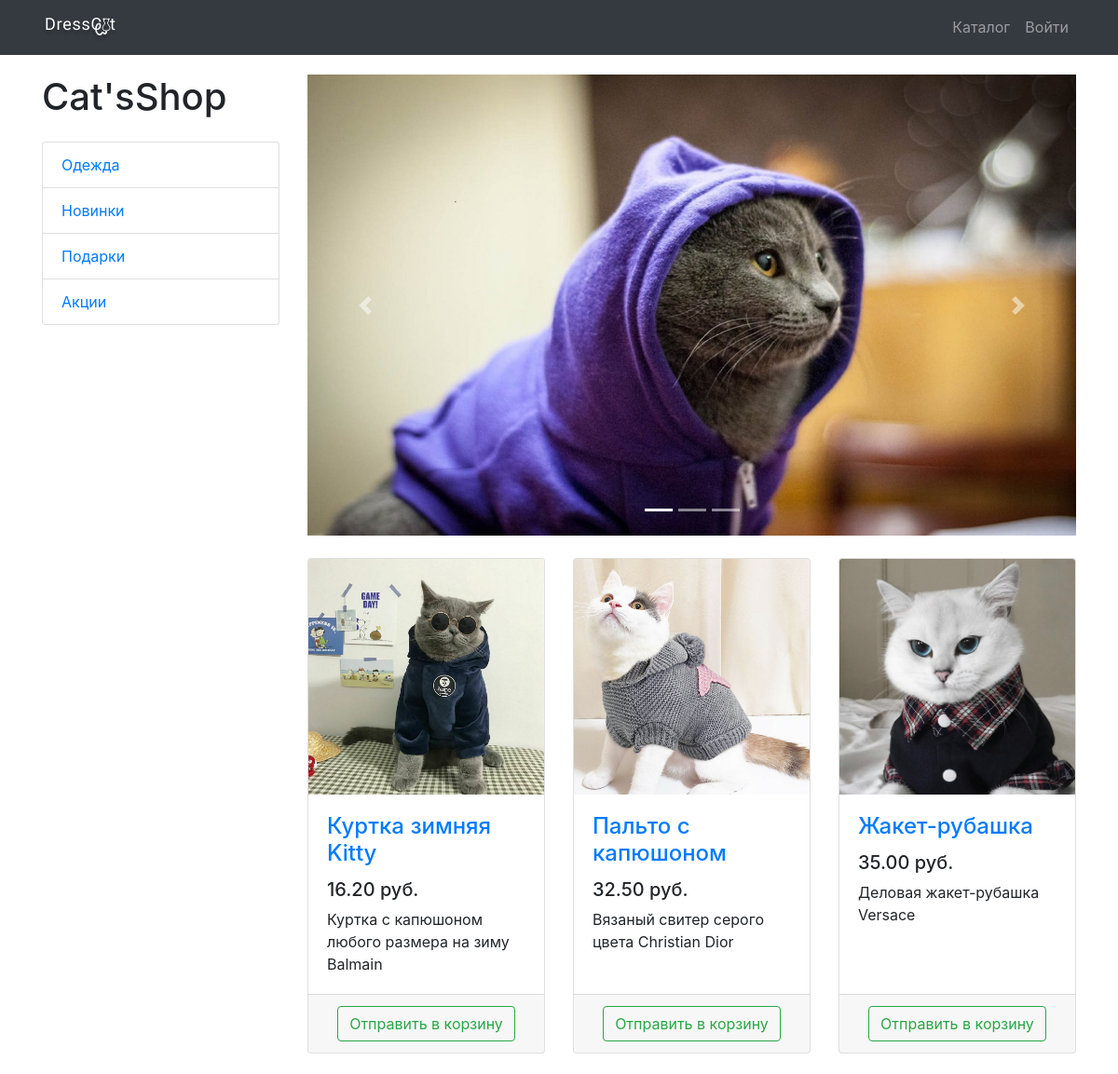
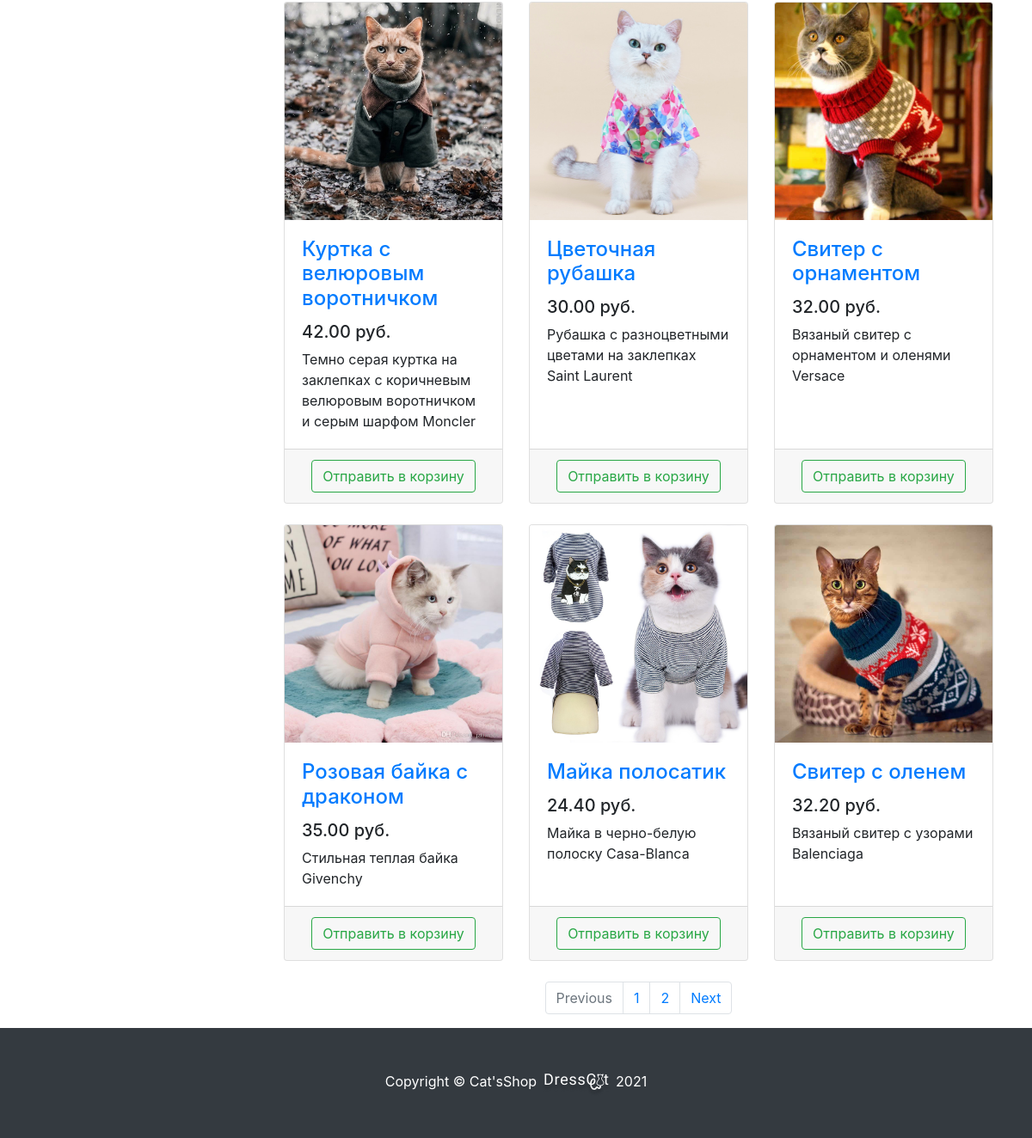
Screenshot of /products/ with the database file from the repository (2 pictures, top to bottom).
### products/models.py (models this page shows, shortened)
class ProductCategory(models.Model):
    name = models.CharField(max_length=64, unique=True)
    description = models.TextField(blank=True)
    class Meta:
        verbose_name_plural = 'Product Categories'

class Product(models.Model):
    name = models.CharField(max_length=256)
    image = models.ImageField(upload_to='products_images', blank=True)
    description = models.TextField(blank=True)
    short_description = models.CharField(max_length=64, blank=True)
    price = models.DecimalField(max_digits=5, decimal_places=2, default=0)
    quantity = models.PositiveIntegerField(default=0)
    category = models.ForeignKey(ProductCategory, on_delete=models.CASCADE)
    class Meta:
        ordering = ['category_id']

### products/views.py (the view)
# urls.py: path('', products, name='index'),
def products(request, category_id=None, page=1):
    context = {'title': 'DressCat - Каталог', 'categories': ProductCategory.objects.all()}
    if category_id:
        products = Product.objects.filter(category_id=category_id)
    else:
        products = Product.objects.all()
    paginator = Paginator(products, 9)
    products_paginator = paginator.page(page)
    context.update({'products': products_paginator})
    return render(request, 'products/products.html', context)

### products/templates/products/products.html (shortened to what this page needs)
{% extends  'products/base.html' %}
{% load static %}
{% block css %}
    <link href="{% static 'css/products.css' %}" rel="stylesheet">
{% endblock %}
{% block content %}
    <div class="container">
        <div class="row">
            <div class="col-lg-3">
                <h1 class="my-4">Cat'sShop</h1>
                <div class="list-group">
                    {% for category in categories %}
                        <a href="{% url 'products:category' category.id %}"
                           class="list-group-item">
                            {{ category.name }}
                        </a>
                    {% endfor %}
                </div>
            </div>
            <div class="col-lg-9">
                <div id="carouselExampleIndicators" class="carousel slide my-4" data-ride="carousel">
                    <ol class="carousel-indicators">
                        <li data-target="#carouselExampleIndicators" data-slide-to="0" class="active"></li>
                        <li data-target="#carouselExampleIndicators" data-slide-to="1"></li>
                        <li data-target="#carouselExampleIndicators" data-slide-to="2"></li>
                    </ol>
                    <div class="carousel-inner" role="listbox">
                        <div class="carousel-item active">
                            <img class="d-block img-fluid" src="{% static 'vendor/img/slides/slide1.jpg' %}" alt="First slide">
                        </div>
                    </div>
                    <a class="carousel-control-prev" href="#carouselExampleIndicators" role="button" data-slide="prev">
                        <span class="carousel-control-prev-icon" aria-hidden="true"></span>
                    </a>
                    <a class="carousel-control-next" href="#carouselExampleIndicators" role="button" data-slide="next">
                        <span class="carousel-control-next-icon" aria-hidden="true"></span>
                    </a>
                </div>
                <div class="row">
                    {% for product in products %}
                        <div class="col-lg-4 col-md-6 mb-4">
                        <div class="card h-100">
                            <a href="#">
                                <img class="card-img-top"
                                     src="/media/{{ product.image }}"
                                     alt="">
                            </a>
                            <div class="card-body">
                                <h4 class="card-title">
                                    <a href="#">{{ product.name }}</a>
                                </h4>
                                <h5>{{ product.price }} руб.</h5>
                                <p class="card-text">{{ product.description }}</p>
                            </div>
                            <div class="card-footer text-center">
                                <a href="{% url 'products:basket_add' product.id %}">
                                    <button type="button" class="btn btn-outline-success">
                                        Отправить в корзину
                                    </button>
                                </a>
                            </div>
                        </div>
                    </div>
                    {% endfor %}
                </div>
                <nav aria-label="Page navigation example">
                    <ul class="pagination justify-content-center">
                        <li class="page-item {% if not products.has_previous %} disabled {% endif %}">
                            <a class="page-link"
                               href="{% if products.has_previous %}
                               {% url 'products:page' products.previous_page_number %}
                               {% else %} # {% endif %}"
                               tabindex="-1" aria-disabled="true">Previous</a>
                        </li>
                        {% for page in products.paginator.page_range %}
                            <li class="page-item">
                                <a class="page-link" href="{% url 'products:page' page %}">
                                    {{ page }}
                                </a>
                            </li>
                        {% endfor %}
                        <li class="page-item {% if not products.has_next %} disabled {% endif %}">
                            <a class="page-link"
                              href="{% if products.has_next %}
                               {% url 'products:page' products.next_page_number %}
                               {% else %} # {% endif %}">
                                Next
                            </a>
                        </li>
                    </ul>
                </nav>
            </div>
        </div>
    </div>
{% endblock %}
{% block footer %}
    <footer class="py-5 bg-dark">
        <div class="container">
            <p class="m-0 text-center text-white">
                Copyright &copy; Cat'sShop
                <img src="{% static 'vendor/img/logo_small.png' %}"> 2021
            </p>
        </div>
    </footer>
{% endblock %}

### products/templates/products/base.html (shortened to what this page needs)
{% load static %}
<!DOCTYPE html>
<html lang="en">
<head>
    <link href="{% static 'vendor/bootstrap/css/bootstrap.min.css' %}"  rel="stylesheet">
    {% block css %} {% endblock %}
</head>
<body>
<nav class="navbar navbar-expand-lg navbar-dark bg-dark fixed-top">
    <div class="container">
        <a class="navbar-brand" href="{% url 'index' %}"><img src="{% static 'vendor/img/logo_big.png' %}"></a>
        <div class="collapse navbar-collapse" id="navbarResponsive">
            <ul class="navbar-nav ml-auto">
                <li class="nav-item">
                    <a class="nav-link" href="{% url 'products:index' %}">Каталог  </a>
                </li>
                {% if user.is_authenticated %}
                    <li class="nav-item">
                        <a class="nav-link" href="{% url 'users:profile' %}">{{ user.username }}
                            <i class="fas fa-user-circle"></i>
                        </a>
                    </li>
                <li class="nav-item">
                    <a class="nav-link" href="{% url 'users:logout' %}">Выйти <i class="fas fa-sign-out-alt"></i></a>
                </li>
                {% else %}
                    <li class="nav-item">
                        <a class="nav-link" href="{% url 'users:login' %}">Войти </a>
                    </li>
                {% endif %}
            </ul>
        </div>
    </div>
</nav>
{% block content %} {% endblock %}
{% block footer %} {% endblock %}
</body>
</html>

### static/css/products.css (style rules this page uses)
body { padding-top: 56px; }

### rows the page displays
ProductCategory: name "Одежда"
ProductCategory: name "Новинки"
ProductCategory: name "Подарки"
ProductCategory: name "Акции"
Product: image (picture), name "Куртка зимняя Kitty", price "16.20", description "Куртка с капюшоном любого размера на зиму Balmain"
Product: image (picture), name "Пальто с капюшоном", price "32.50", description "Вязаный свитер серого цвета Christian Dior"
Product: image (picture), name "Жакет-рубашка", price "35.00", description "Деловая жакет-рубашка Versace"
Product: image (picture), name "Куртка с велюровым воротничком", price "42.00", description "Темно серая куртка на заклепках с коричневым велюровым воротничком и серым шарфом Moncler"
Product: image (picture), name "Цветочная рубашка", price "30.00", description "Рубашка с разноцветными цветами на заклепках Saint Laurent"
Product: image (picture), name "Свитер с орнаментом", price "32.00", description "Вязаный свитер с орнаментом и оленями Versace"
Product: image (picture), name "Розовая байка с драконом", price "35.00", description "Стильная теплая байка Givenchy"
Product: image (picture), name "Майка полосатик", price "24.40", description "Майка в черно-белую полоску Casa-Blanca"
Product: image (picture), name "Свитер с оленем", price "32.20", description "Вязаный свитер с узорами Balenciaga"

### other values shown
{{ page }} "1" "2"
